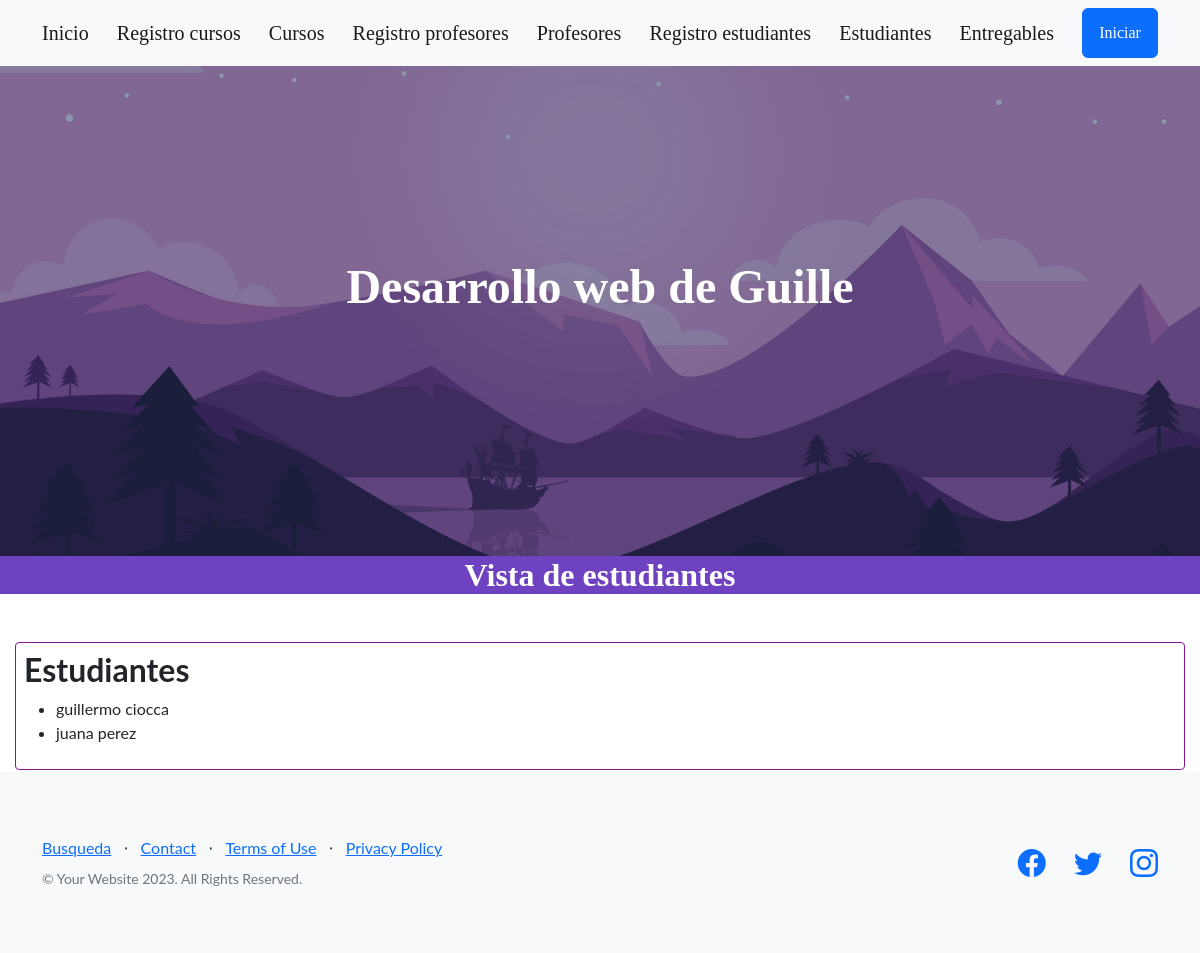
/app-coder/estudiantes/, run on an earlier commit of the app's database.
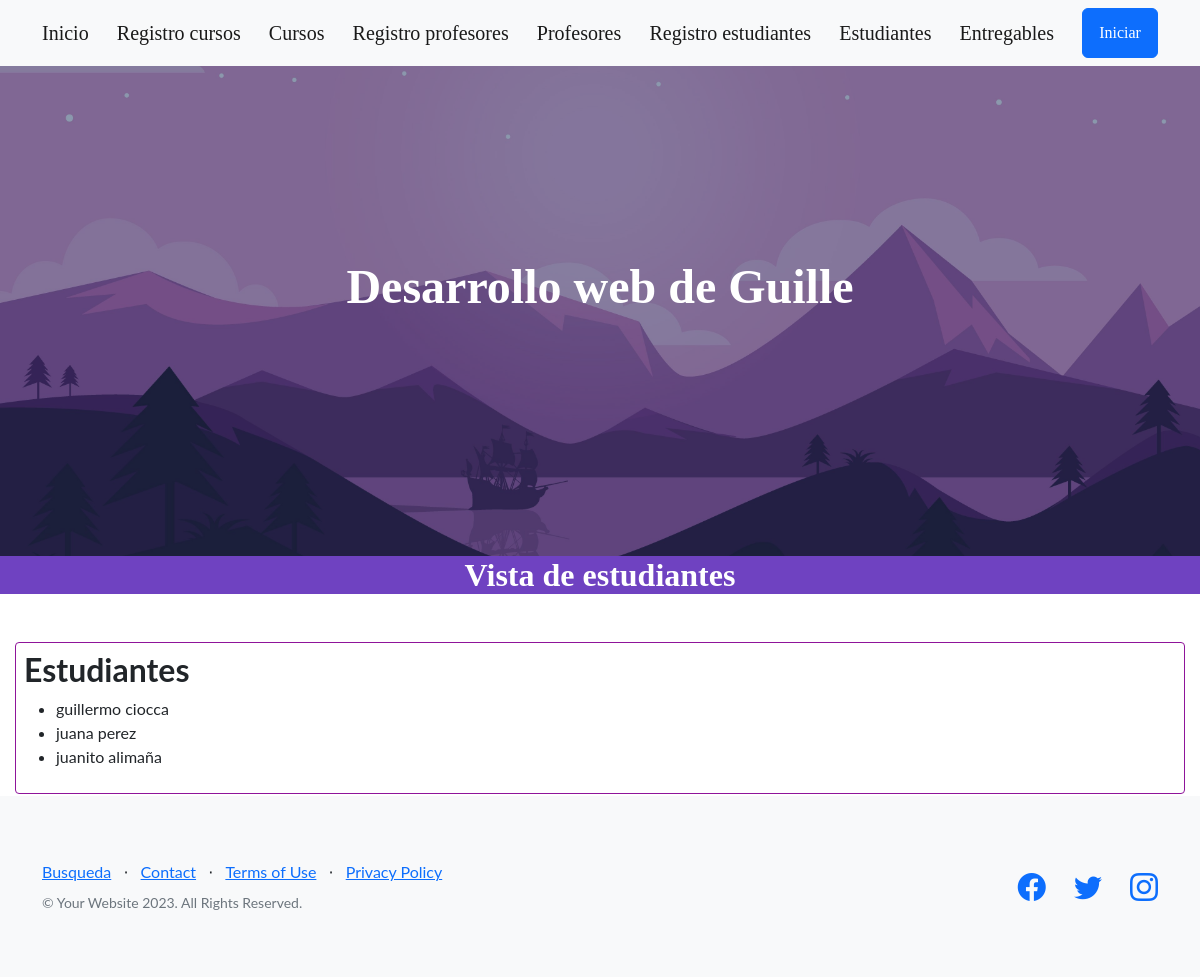
And on a later commit of the database.
### AppCoder/models.py (models this page shows, shortened)
class Estudiantes(models.Model):
    nombre = models.CharField(max_length=30)
    apellido = models.CharField(max_length=30)
    email = models.EmailField()

### AppCoder/views.py (the view)
# urls.py: path('estudiantes/', estudiantes, name="estudiantes"),
def estudiantes(self):
    lista = Estudiantes.objects.all()
    return render(self, "estudiantes.html", {"lista_estudiantes": lista})

### AppCoder/templates/estudiantes.html
{% extends 'BASE.html' %}
{% load static %}
{% block contenidoQueCambia %}
<div style="background: #6f42c1;">
    <div class="text-center text-white">
        <div style="font-family: ubuntu-bold;">
            <h2 class="mb-5">Vista de estudiantes</h2>
        </div>
    </div>
</div>
    <div style="padding: 8px; border-radius: 4px; border: 1px solid #8f149a; box-sizing: border-box; margin-bottom: 2px; margin-left: 15px; margin-Right: 15px;">
        <h2>Estudiantes</h2>
        <ul>
        {% for estudiante in lista_estudiantes %}
        <li>{{estudiante.nombre}} {{estudiante.apellido}}</li>
        {% endfor %}
        </ul>
</div>
{% endblock contenidoQueCambia %}

What changed in the data, as far as the page shows it:
added Estudiantes: nombre "juanito", apellido "alimaña"
